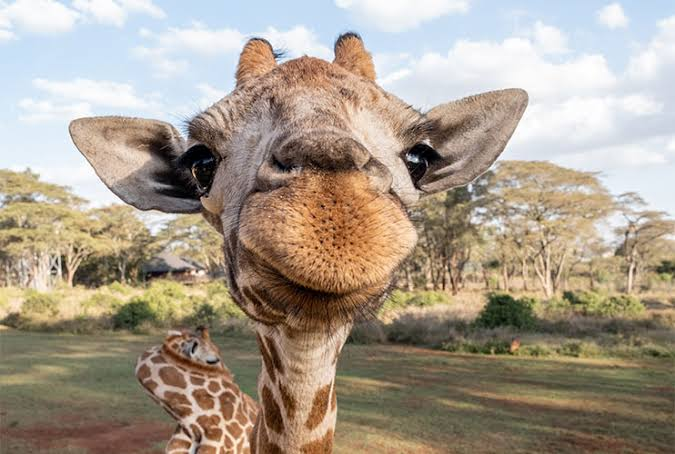
//> input picture Lab1/Giraffe.png, 675 x 454 px
$ ./Task4 Giraffe.png   (built with g++ and OpenCV 4)
//> lines starting //> are read from the running program, lines starting //| are printed output that depends on the picture
//#include <opencv2/highgui/highgui.hpp>
#include <opencv2/highgui.hpp>
#include <iostream>

int main(int argc, char **argv)
{
    if(argc < 2){
        std::cout<<"You must to provide an image!\n";
        return -1;
    }

    cv::Mat img = cv::imread(argv[1]);
//> img is the input picture: 454 rows x 675 cols, CV_8UC3; mean B, G, R 140.1, 155.6, 168
    if(img.empty()){
       std::cout<<"You dont'provide any valid image!\n";
       return -2;
    }

    cv::Mat img2 = img.clone();
    cv::Mat img3 = img.clone();

    // Inspecting the image using it like a matrix with the mat object and finding setting the
    // first channel to 0, since the first channel is RGB --> BGR, the Blue color is set to 0, the image apears
    // with an high tonality of yellow
    if(img.channels() == 3){
        for (int i = 0; i < img.rows; ++i)
        {
            for (int j = 0; j < img.cols; ++j)
            {
                img.at<cv::Vec3b>(i, j)[1] = 0;
                img.at<cv::Vec3b>(i, j)[2] = 0;
                img2.at<cv::Vec3b> (i,j)[0] = 0;
                img2.at<cv::Vec3b> (i,j)[2] = 0;
                img3.at<cv::Vec3b> (i,j)[0] = 0;
                img3.at<cv::Vec3b> (i,j)[1] = 0;
            }
        }
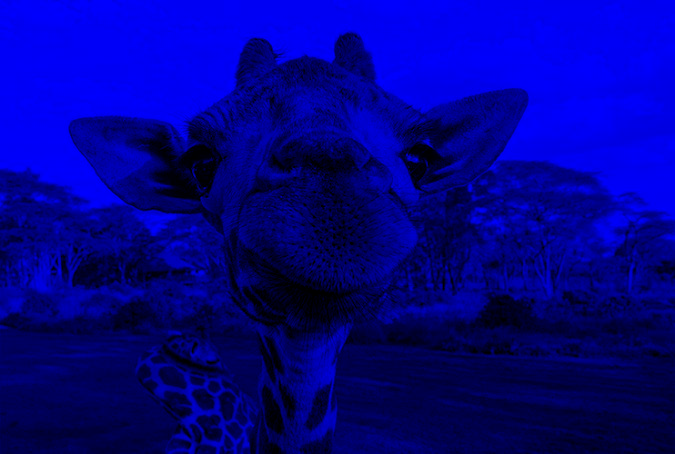
//> img: 454 rows x 675 cols, CV_8UC3; mean B, G, R 140.1, 0, 0
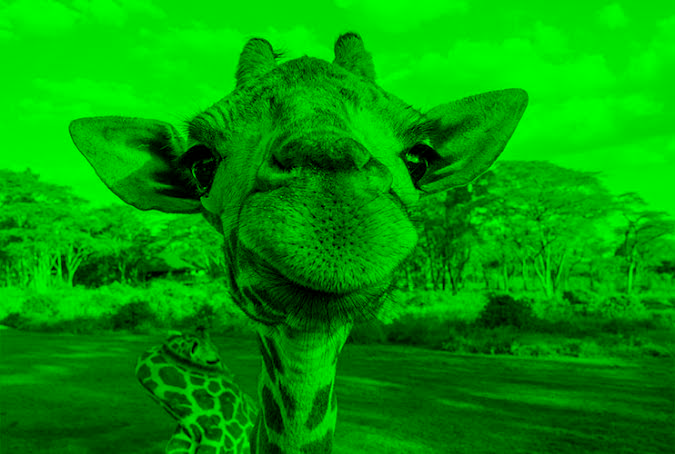
//> img2: 454 rows x 675 cols, CV_8UC3; mean B, G, R 0, 155.6, 0
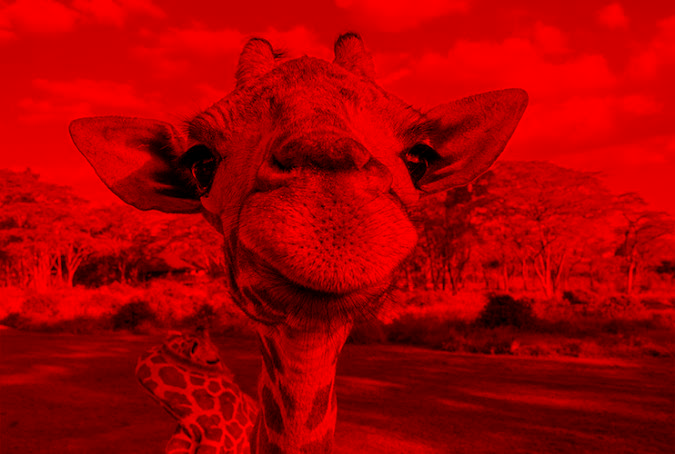
//> img3: 454 rows x 675 cols, CV_8UC3; mean B, G, R 0, 0, 168
    }

    // Function member of Mat class to print the channels
    std::cout<<"Print the channels : "<<img.channels()<< std::endl; // NOTE: to be sure of printing use std::endl
//| Print the channels : 3


    cv::namedWindow("Example 1");
    cv::namedWindow("Example 2");
    cv::namedWindow("Example 3");
    cv::imshow("Example 1", img);
    cv::imshow("Example 2", img2);
    cv::imshow("Example 3", img3);

    // Save the waitKey return value in a char var and print it before ending the run
    char var = cv::waitKey(0);
//> the space key is pressed
    std::cout<<"Variable that contains the content of waitKey: \t"<<var<<std::endl;

    return 0;
}
